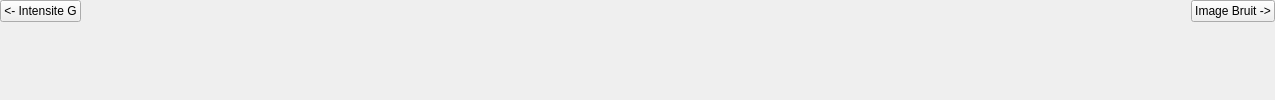
          <widget class="QWidget" name="page_imB">
           <layout class="QGridLayout" name="gridLayout_8">
            <property name="leftMargin">
             <number>0</number>
            </property>
            <property name="topMargin">
             <number>0</number>
            </property>
            <property name="rightMargin">
             <number>0</number>
            </property>
            <property name="bottomMargin">
             <number>0</number>
            </property>
            <item row="0" column="1">
             <spacer name="horizontalSpacer_9">
              <property name="orientation">
               <enum>Qt::Horizontal</enum>
              </property>
              <property name="sizeHint" stdset="0">
               <size>
                <width>1098</width>
                <height>20</height>
               </size>
              </property>
             </spacer>
            </item>
            <item row="0" column="2">
             <widget class="QPushButton" name="bouton_imB">
              <property name="text">
               <string>Image Bruit -&gt;</string>
              </property>
             </widget>
            </item>
            <item row="0" column="0">
             <widget class="QPushButton" name="bouton_imBBack">
              <property name="text">
               <string>&lt;- Intensite G</string>
              </property>
             </widget>
            </item>
            <item row="1" column="0" colspan="3">
             <widget class="QLabel" name="image_capteurB">
              <property name="sizePolicy">
               <sizepolicy hsizetype="Preferred" vsizetype="Preferred">
                <horstretch>0</horstretch>
                <verstretch>0</verstretch>
               </sizepolicy>
              </property>
              <property name="cursor">
               <cursorShape>ArrowCursor</cursorShape>
              </property>
              <property name="text">
               <string/>
              </property>
              <property name="scaledContents">
               <bool>true</bool>
              </property>
              <property name="indent">
               <number>-1</number>
              </property>
             </widget>
            </item>
           </layout>
          </widget>
